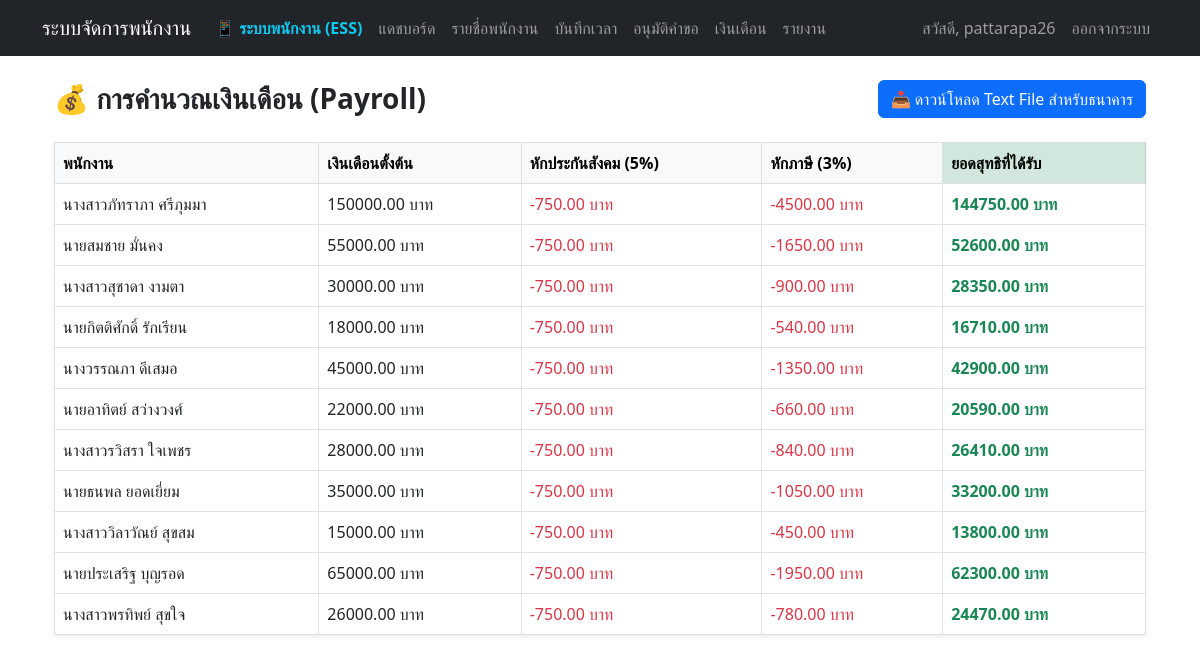
The page /payroll/ (signed in) on the database its author committed.
### myapp/models.py (models this page shows)
class Employee(models.Model):
    title = models.CharField(max_length=10, choices=TITLE_CHOICES, default='นาย', verbose_name="คำนำหน้าชื่อ")
    first_name = models.CharField(max_length=100, verbose_name="ชื่อ")
    last_name = models.CharField(max_length=100, verbose_name="นามสกุล")
    gender = models.CharField(max_length=1, choices=GENDER_CHOICES, verbose_name="เพศ")
    birth_date = models.DateField(verbose_name="วัน-เดือน-ปี เกิด (YYYY-MM-DD)")
    salary = models.DecimalField(max_digits=10, decimal_places=2, verbose_name="เงินเดือน")
    department = models.CharField(max_length=20, choices=DEPT_CHOICES, verbose_name="แผนก")
    position = models.CharField(max_length=100, null=True, blank=True, verbose_name="ตำแหน่ง")
    hire_date = models.DateField(null=True, blank=True, verbose_name="วันที่เริ่มทำงาน")
    status = models.CharField(max_length=20, choices=STATUS_CHOICES, default='active', verbose_name="สถานะพนักงาน")
    phone_number = models.CharField(max_length=15, null=True, blank=True, verbose_name="เบอร์โทรศัพท์")
    bank_name = models.CharField(max_length=50, choices=BANK_CHOICES, null=True, blank=True, verbose_name="ชื่อธนาคาร")
    bank_account = models.CharField(max_length=50, null=True, blank=True, verbose_name="เลขบัญชีธนาคาร")
    photo = models.ImageField(upload_to='employee_photos/', null=True, blank=True, verbose_name="รูปภาพประจำตัว")
    def __str__(self):
        return f"{self.title}{self.first_name} {self.last_name}"

### myapp/views.py (the view)
# urls.py: path('payroll/', views.payroll_view, name='payroll'),
@login_required
@user_passes_test(is_admin, login_url='ess_dashboard')
def payroll_view(request):
    employees = Employee.objects.all()
    payrolls = []
    for emp in employees:
        base = float(emp.salary) if emp.salary else 0
        sso = min(base * 0.05, 750.0)
        tax = base * 0.03
        net = base - sso - tax
        payrolls.append({
            'employee': emp,
            'base': base,
            'sso': sso,
            'tax': tax,
            'net': net
        })
    return render(request, 'payroll.html', {'payrolls': payrolls})

### myapp/views.py (called while the page is built)
def is_admin(user):
    return user.is_staff

### templates/payroll.html
{% extends 'basetemplate.html' %}
{% block content %}
<div class="container mt-4">
    <div class="d-flex justify-content-between align-items-center mb-4">
        <h3 class="fw-bold mb-0">💰 การคำนวณเงินเดือน (Payroll)</h3>
        <a href="{% url 'export_bank_file' %}" class="btn btn-primary">📥 ดาวน์โหลด Text File สำหรับธนาคาร</a>
    </div>
    <table class="table table-bordered shadow-sm">
        <thead class="table-light">
            <tr>
                <th>พนักงาน</th>
                <th>เงินเดือนตั้งต้น</th>
                <th>หักประกันสังคม (5%)</th>
                <th>หักภาษี (3%)</th>
                <th class="table-success">ยอดสุทธิที่ได้รับ</th>
            </tr>
        </thead>
        <tbody>
            {% for p in payrolls %}
            <tr>
                <td>{{ p.employee }}</td>
                <td>{{ p.base|floatformat:2 }} บาท</td>
                <td class="text-danger">-{{ p.sso|floatformat:2 }} บาท</td>
                <td class="text-danger">-{{ p.tax|floatformat:2 }} บาท</td>
                <td class="fw-bold text-success">{{ p.net|floatformat:2 }} บาท</td>
            </tr>
            {% endfor %}
        </tbody>
    </table>
</div>
{% endblock %}

### templates/basetemplate.html (shortened to what this page needs)
<!DOCTYPE html>
<html lang="th">
<head>
    <link href="https://cdn.jsdelivr.net/npm/bootstrap@5.3.0/dist/css/bootstrap.min.css" rel="stylesheet">
</head>
<body>
    <nav class="navbar navbar-expand-lg navbar-dark bg-dark mb-4">
        <div class="container">
            <a class="navbar-brand" href="{% url 'dashboard' %}">ระบบจัดการพนักงาน</a>
            <div class="collapse navbar-collapse">
                <ul class="navbar-nav me-auto">
                    <li class="nav-item">
                        <a class="nav-link fw-bold text-info" href="{% url 'ess_dashboard' %}">📱 ระบบพนักงาน (ESS)</a>
                    </li>
                    {% if user.is_staff %}
                    <li class="nav-item"><a class="nav-link" href="{% url 'dashboard' %}">แดชบอร์ด</a></li>
                    <li class="nav-item"><a class="nav-link" href="{% url 'index' %}">รายชื่อพนักงาน</a></li>
                    <li class="nav-item"><a class="nav-link" href="{% url 'attendance' %}">บันทึกเวลา</a></li>
                    <li class="nav-item"><a class="nav-link" href="{% url 'approval' %}">อนุมัติคำขอ</a></li>
                    <li class="nav-item"><a class="nav-link" href="{% url 'payroll' %}">เงินเดือน</a></li>
                    <li class="nav-item"><a class="nav-link" href="{% url 'reports' %}">รายงาน</a></li>
                    {% endif %}
                </ul>
                <ul class="navbar-nav">
                    {% if user.is_authenticated %}
                        <li class="nav-item"><a class="nav-link" href="{% url 'profile' %}">สวัสดี, {{ user.username }}</a></li>
                        <li class="nav-item">
                            <form method="post" action="{% url 'logout' %}">
                                <button type="submit" class="btn btn-link nav-link">ออกจากระบบ</button>
                            </form>
                        </li>
                    {% else %}
                        <li class="nav-item"><a class="nav-link" href="{% url 'login' %}">เข้าสู่ระบบ</a></li>
                        <li class="nav-item"><a class="nav-link" href="{% url 'register' %}">สมัครสมาชิก</a></li>
                    {% endif %}
                </ul>
            </div>
        </div>
    </nav>
    <div class="container">
        {% block content %}{% endblock %}
    </div>
</body>
</html>

### rows shown on the page
Employee: employee "นางสาวภัทราภา ศรีภุมมา", base "150000.00", sso "750.00", tax "4500.00", net "144750.00"
Employee: employee "นายสมชาย มั่นคง", base "55000.00", sso "750.00", tax "1650.00", net "52600.00"
Employee: employee "นางสาวสุชาดา งามตา", base "30000.00", sso "750.00", tax "900.00", net "28350.00"
Employee: employee "นายกิตติศักดิ์ รักเรียน", base "18000.00", sso "750.00", tax "540.00", net "16710.00"
Employee: employee "นางวรรณภา ดีเสมอ", base "45000.00", sso "750.00", tax "1350.00", net "42900.00"
Employee: employee "นายอาทิตย์ สว่างวงศ์", base "22000.00", sso "750.00", tax "660.00", net "20590.00"
Employee: employee "นางสาวรวิสรา ใจเพชร", base "28000.00", sso "750.00", tax "840.00", net "26410.00"
Employee: employee "นายธนพล ยอดเยี่ยม", base "35000.00", sso "750.00", tax "1050.00", net "33200.00"
Employee: employee "นางสาววิลาวัณย์ สุขสม", base "15000.00", sso "750.00", tax "450.00", net "13800.00"
Employee: employee "นายประเสริฐ บุญรอด", base "65000.00", sso "750.00", tax "1950.00", net "62300.00"
Employee: employee "นางสาวพรทิพย์ สุขใจ", base "26000.00", sso "750.00", tax "780.00", net "24470.00"

### other values the page prints
{{ user.username }} "pattarapa26"
